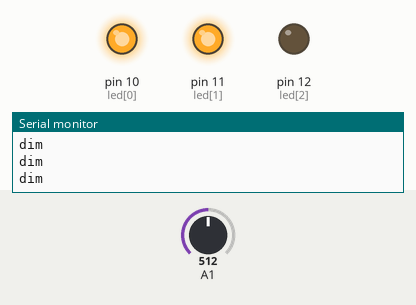
Simulated run of this sketch. Board: Arduino Uno, built with avr-gcc and run on an emulated ATmega328P. Shown: output pins drawn as LEDs (lit = HIGH), the last lines printed to the serial monitor. The test bench sets the inputs (shaded band); at power-on: A1 = 512.

Above: at 1.2 s.
1.3 s: A1 set to 582
2.8 s: A1 set to 610
At 3.5 s:
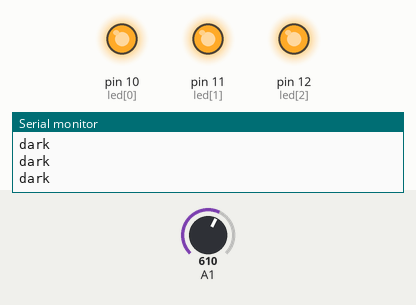
4.3 s: A1 set to 306
At 4.6 s:
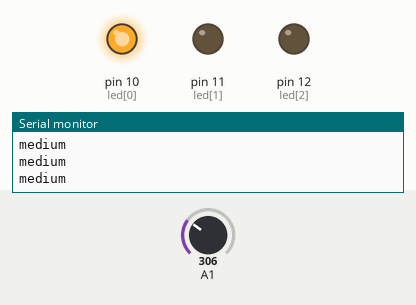
5.8 s: A1 set to 387
7.3 s: A1 set to 410
At 8.1 s:
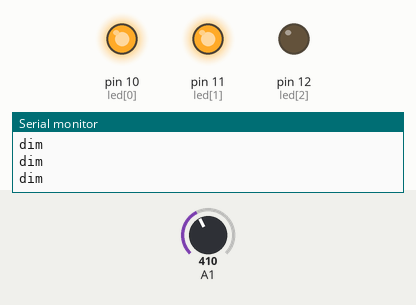
10.3 s: A1 set to 716
At 11.4 s:
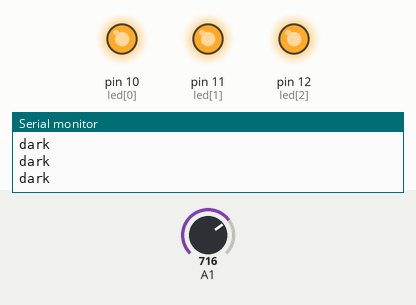
Timing chart, 0 to 12.8 s (numbered marks = the images above; inputs shaded):
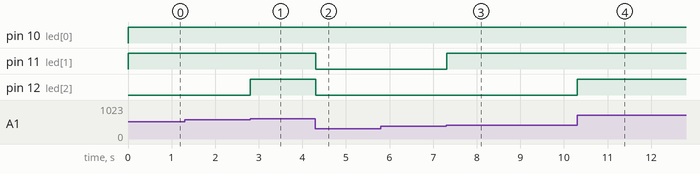

The sketch:

photoresistor_practice.ino
```cpp
const int led[] = { 10, 11, 12 };

const int sensorMin = 0;    // sensor minimum, discovered through experiment
const int sensorMax = 600;  // sensor maximum, discovered through experiment

int lastrange = 0;

void setup() {
  // initialize serial communication:
  Serial.begin(9600);
  for (int x = 0; x <= 2; x++) {
    pinMode(led[x], OUTPUT);
  }
}

void turnoff() {
  for (int x = 0; x <= 2; x++) {
    digitalWrite(led[x], LOW);
  }
}

void loop() {
  // read the sensor:
  int sensorReading = analogRead(A1);
  // map the sensor range to a range of four options:
  int range = map(sensorReading, sensorMin, sensorMax, 3, 0);

  // do something different depending on the range value:
  switch (range) {
    case 0:  // your hand is on the sensor
      if (lastrange != range) {
        turnoff();
      }
      Serial.println("dark");
      for (int x = 0; x <= 2; x++) {
        digitalWrite(led[x], HIGH);
      }
      break;
    case 1:  // your hand is close to the sensor
      if (lastrange != range) {
        turnoff();
      }
      Serial.println("dim");
      for (int x = 0; x <= 1; x++) {
        digitalWrite(led[x], HIGH);
      }
      break;
    case 2:  // your hand is a few inches from the sensor
      if (lastrange != range) {
        turnoff();
      }
      Serial.println("medium");
      digitalWrite(led[0], HIGH);
      break;
    case 3:  // your hand is nowhere near the sensor
      Serial.println("bright");
      break;
  }
  lastrange = range;
  delay(1);
  // delay in between reads for stability
}
```

Measured:
- the behaviour switches between 599 and 600 on A1 (found by bisection; images 0 and 1)
- the behaviour switches between 399 and 400 on A1 (found by bisection; images 2 and 3)
- after the input at 2.8 s, pin 12 (led[2]): LOW → HIGH at once
- after the input at 4.3 s, pin 11 (led[1]), pin 12 (led[2]): HIGH → LOW at once
- after the input at 7.3 s, pin 11 (led[1]): LOW → HIGH at once
- after the input at 10.3 s, pin 12 (led[2]): LOW → HIGH at once
